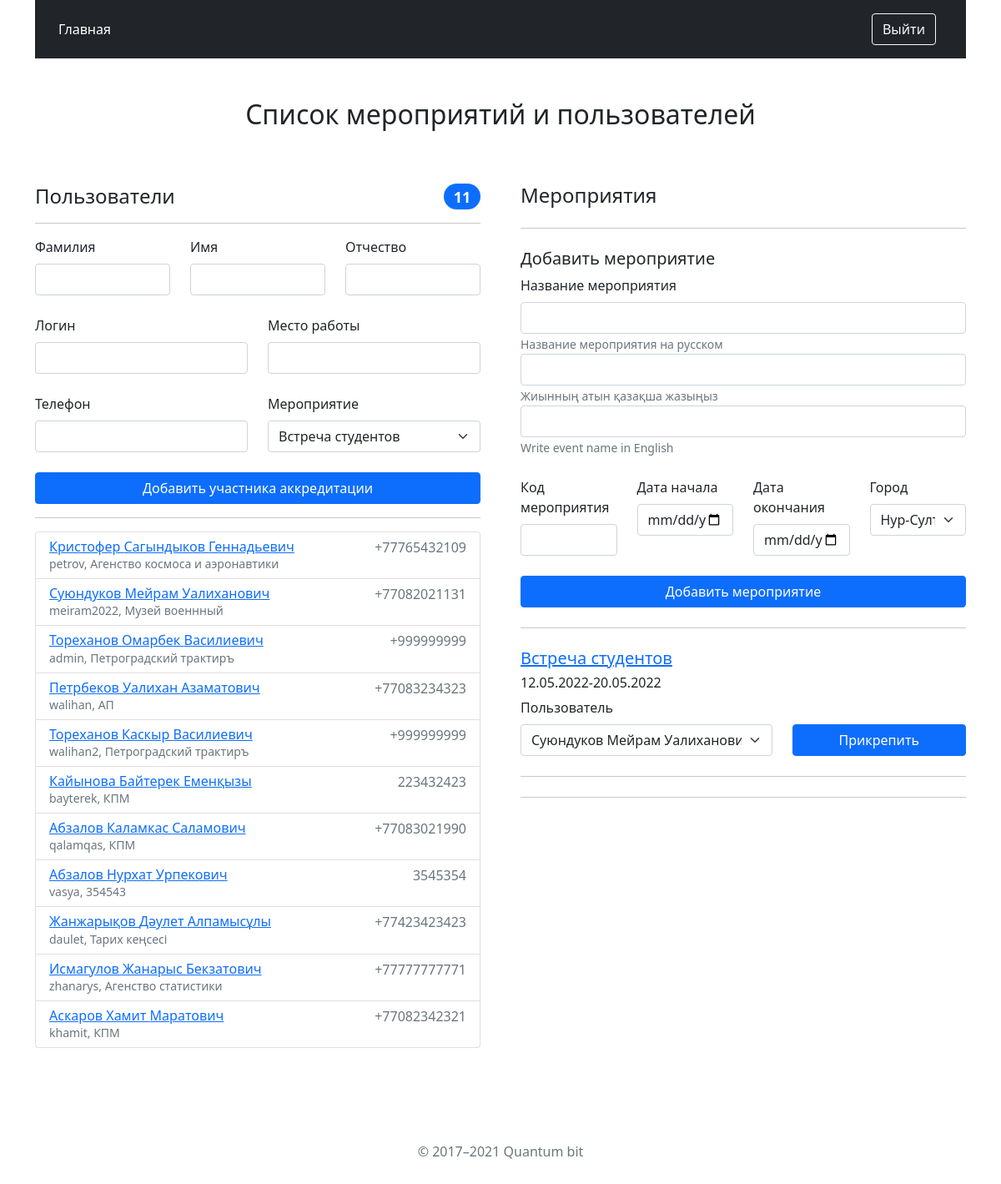
Page /avmac/ (signed in) on the earlier database version.
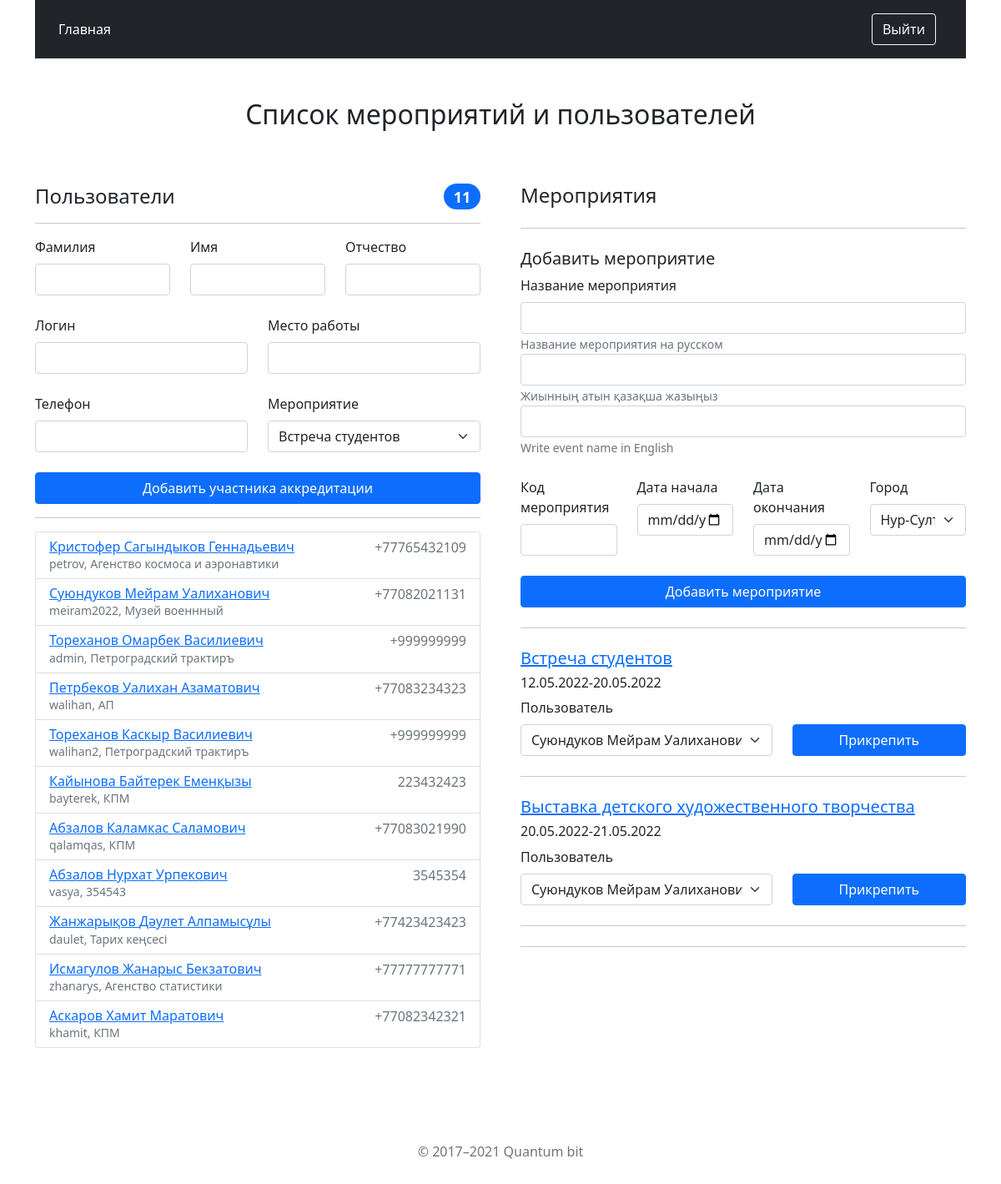
Same page on the later database version.
### eventproject/models.py (models this page shows, shortened)
class Operator(models.Model):
	user = models.OneToOneField(User, on_delete=models.CASCADE)
	events = models.ManyToManyField(Event, blank=True)
	patronymic = models.CharField(max_length=128)
	phone_number = models.CharField(max_length=20)
	workplace = models.CharField(max_length = 128, default="")
	is_accreditator = models.BooleanField(default=False)

class Event(models.Model):
	name_kaz = models.CharField(max_length=128)
	name_rus = models.CharField(max_length=128)
	name_eng = models.CharField(max_length=128)
	event_code = models.CharField(max_length=20)
	date_start = models.DateField()
	date_end = models.DateField()
	city_code = models.CharField(max_length=20)

### eventproject/views.py (the view)
# urls.py: path('avmac/', views.index, name='index'),
@user_passes_test(lambda u: u.is_superuser, login_url='/user_login/')
def index(request):
    startdate = date.today()
    enddate = startdate + timedelta(days=900)
    event_list = Event.objects.filter(date_end__range=[startdate, enddate]).order_by('date_start')
    operators = Operator.objects.all()
    cities = City.objects.all()
    context_dict = {'events': event_list}
    context_dict['operators'] = operators
    context_dict['cities'] = cities
    return render(request, 'index.html', context=context_dict)

### templates/index.html (shortened to what the changed rows need)
<!DOCTYPE html>
{% load static %}
<html>
<head>
    <link rel="stylesheet" type="text/css" href="{% static 'css/all.min.css' %}">
    <link href="{% static 'css/bootstrap.min.css' %}" rel="stylesheet"
>
</head>
<body>
<main>
    <div class="container">
        <main>
            <div class="py-5 text-center">
                <h2>Список мероприятий и пользователей</h2>
            </div>
            <div class="row g-5">
                <div class="col-md-6 col-lg-6">
                    <ul class="list-group mb-3">
                        {% for operator in operators %}
                        <li class="list-group-item d-flex justify-content-between lh-sm">
                            <div>
                                <a href="/show_operator/{{ operator.id }}/"><h6 class="my-0">{{ operator.user.last_name }} {{ operator.user.first_name }} {{ operator.patronymic }}</h6></a>
                                <small class="text-muted">{{ operator.user.username }}, {{ operator.workplace }}</small>
                            </div>
                            <span class="text-muted">{{ operator.phone_number }}</span>
                        </li>
                        {% endfor %}
                    </ul>
                </div>
                <div class="col-md-6 col-lg-6 order-md-last">
                    <h4 class="mb-3">Мероприятия</h4>
                    <form class="needs-validation" method="post" action="/create_event/">
                        <hr class="my-4">
                        <h5>Добавить мероприятие</h5>
                        <div class="col-md-12">
                        </div>
                        <div class="col-md-12">
                        </div>
                        <div class="col-md-12">
                        </div>
                        <br>
                        <div class="row gy-3">
                        </div>
                        <br>
                        <button class="w-100 btn btn-primary btn-md" type="submit">Добавить мероприятие</button>
                    </form>
                    <hr class="my-4">
                    {% for event in events %}
                    <a href="/show_event/{{ event.id }}/"><h5>{{ event.name_rus }} </h5></a>
                    <h6>{{ event.date_start|date:"d.m.Y" }}-{{ event.date_end|date:"d.m.Y" }}</h6>
                    <form class="needs-validation" method="post" action="/add_operator_to_event/">
                        <div class="row gy-3">
                            <div class="col-md-7">
                                <label for="cc-name" class="form-label">Пользователь</label>
                                 <select class="form-select" name="operator_id">
                                    {% for operator in operators %}
                                        {% if event not in operator.events.all %}
                                            <option value="{{ operator.id }}">{{ operator.user.last_name }} {{ operator.user.first_name }} {{ operator.patronymic }}</option>
                                        {% endif %}
                                    {% endfor %}
                                 </select>
                            </div>
                            <div class="col-md-5">
                                <label for="cc-number" class="form-label">&#160;</label>
                                <button class="w-100 btn btn-primary btn-md" type="submit">Прикрепить</button>
                            </div>
                        </div>
                    </form>
                    <hr class="my-4">
                    {% endfor %}
                    <hr class="my-4">
                </div>
            </div>
        </main>
</body>
</html>

Differences in the rows shown:
added Event: name_rus "Выставка детского художественного творчества", date_start "20.05.2022", date_end "21.05.2022"
